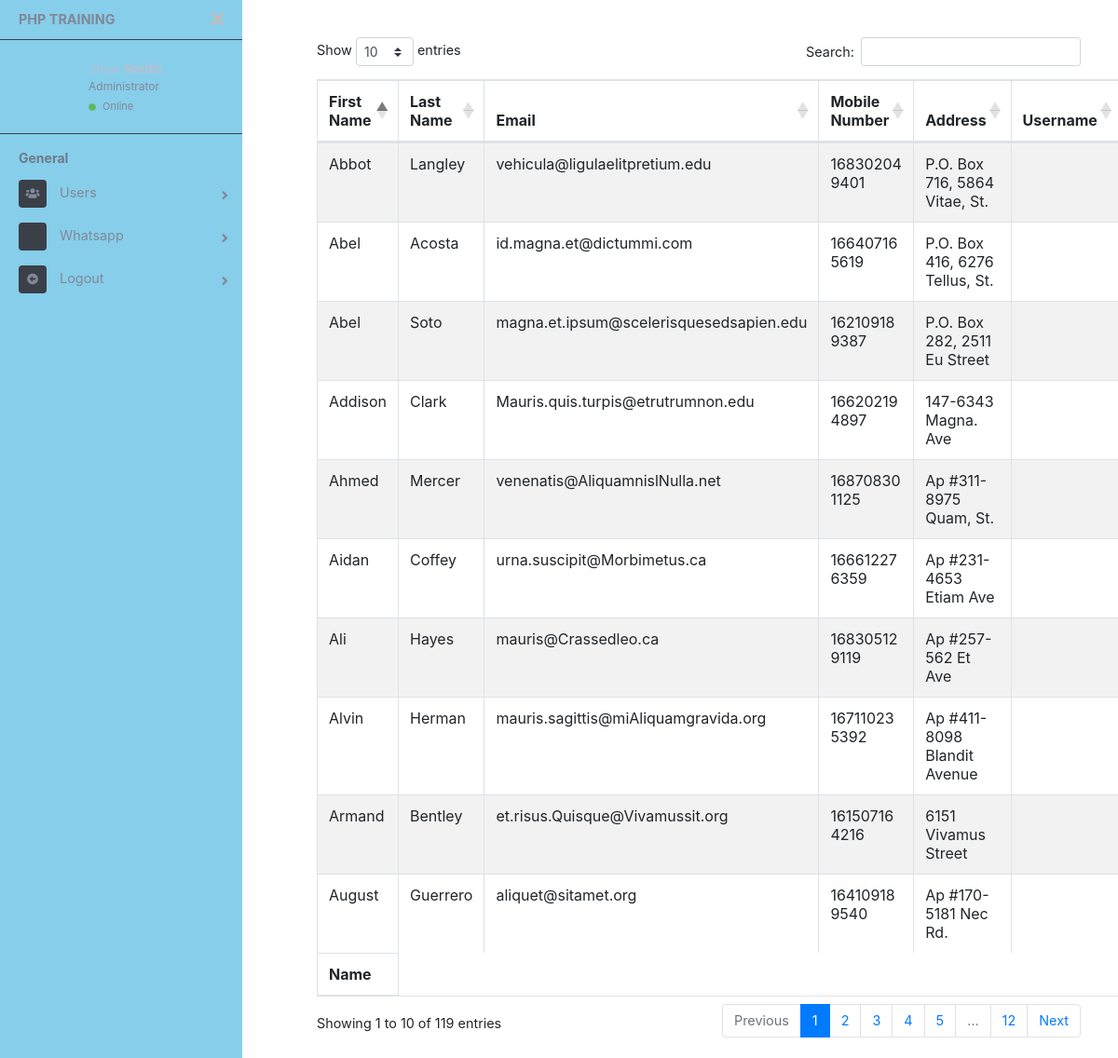
Screenshot of /user_list.php with the database file from the repository.
### tables this page shows
CREATE TABLE `users` (
  `id` int(11) unsigned NOT NULL AUTO_INCREMENT,
  `first_name` varchar(255) DEFAULT NULL,
  `last_name` varchar(255) DEFAULT NULL,
  `email` varchar(255) DEFAULT NULL,
  `mobile_no` varchar(20) DEFAULT NULL,
  `address` text,
  `username` varchar(255) DEFAULT NULL,
  `pwd` varchar(255) DEFAULT NULL,
  PRIMARY KEY (`id`)
);

### user_list.php (the view, shortened to what this page needs)
<?php
include("dashboard.php");
include("config.php");
$sql = "SELECT * FROM users";
$result = $conn->query($sql);
?>
<main class="page-content">
<div class="container-fluid">
    <table id="example" class="table table-striped table-bordered" style="width:100%">
        <thead>
            <tr>
                <th>First Name</th>
                <th>Last Name</th>
                <th>Email </th>
                <th>Mobile Number</th>
                <th>Address</th>
                <th>Username</th>
            </tr>
        </thead>
        <tbody>
            <?php while($row = $result->fetch_assoc()) { ?>
                <tr>
                    <td><?php echo $row["first_name"]; ?></td>
                    <td><?php echo $row["last_name"]; ?></td>
                    <td><?php echo $row["email"]; ?></td>
                    <td><?php echo $row["mobile_no"]; ?></td>
                    <td><?php echo $row["address"]; ?></td>
                    <td><?php echo $row["username"]; ?></td>
                </tr>
            <?php } ?>
        </tbody>
        <tfoot>
            <tr>
                <th>Name</th>
            </tr>
        </tfoot>
    </table>
</div>
</main>
</div>
</body>
</html>

### dashboard.php (shortened to what this page needs)
<link rel="stylesheet" href="https://cdn.jsdelivr.net/npm/bootstrap@4.5.3/dist/css/bootstrap.min.css">
<!DOCTYPE html>
<html lang="en">
<head>
    <link href="https://use.fontawesome.com/releases/v5.0.6/css/all.css" rel="stylesheet">
    <link href="//cdnjs.cloudflare.com/ajax/libs/twitter-bootstrap/4.5.2/css/bootstrap.css" rel="stylesheet" id="bootstrap-css">
    <link href="//cdn.datatables.net/1.10.25/css/dataTables.bootstrap4.min.css" rel="stylesheet" id="bootstrap-css">
</head>
<body>
<div class="page-wrapper chiller-theme toggled">
  <nav id="sidebar" class="sidebar-wrapper">
    <div class="sidebar-content">
      <div class="sidebar-brand">
        <a href="#">Php Training</a>
        <div id="close-sidebar">
          <i class="fas fa-times"></i>
        </div>
      </div>
      <div class="sidebar-header">
        <div class="user-pic">
        </div>
        <div class="user-info">
          <span class="user-name">Jhon
            <strong>Smith</strong>
          </span>
          <span class="user-role">Administrator</span>
          <span class="user-status">
            <i class="fa fa-circle"></i>
            <span>Online</span>
          </span>
        </div>
      </div>
      <div class="sidebar-menu">
        <ul>
          <li class="header-menu">
            <span>General</span>
          </li>
          <li class="sidebar-dropdown">
            <a href="#">
              <i class="fa fa-users"></i>
              <span>Users</span>
            </a>
          </li>
          <li class="sidebar-dropdown">
            <a href="#">
              <i class="fa fa-whatsapp-square"></i>
              <span>Whatsapp</span>
            </a>
          </li>
          <li class="sidebar-dropdown">
            <a href="index.php">
              <i class="fa fa-arrow-alt-circle-left"></i>
              <span>Logout</span>
            </a>
          </li>
        </ul>
      </div>
    </div>
  </nav>

### rows the page displays
users: first_name "Ali", last_name "Hayes", email "mauris@Crassedleo.ca", mobile_no "16830512 9119", address "Ap #257-562 Et Ave"
users: first_name "Armand", last_name "Bentley", email "et.risus.Quisque@Vivamussit.org", mobile_no "16150716 4216", address "6151 Vivamus Street"
users: first_name "Aidan", last_name "Coffey", email "urna.suscipit@Morbimetus.ca", mobile_no "16661227 6359", address "Ap #231-4653 Etiam Ave"
users: first_name "Abbot", last_name "Langley", email "vehicula@ligulaelitpretium.edu", mobile_no "16830204 9401", address "P.O. Box 716, 5864 Vitae, St."
users: first_name "Abel", last_name "Acosta", email "id.magna.et@dictummi.com", mobile_no "16640716 5619", address "P.O. Box 416, 6276 Tellus, St."
users: first_name "Addison", last_name "Clark", email "Mauris.quis.turpis@etrutrumnon.edu", mobile_no "16620219 4897", address "147-6343 Magna. Ave"
users: first_name "Alvin", last_name "Herman", email "mauris.sagittis@miAliquamgravida.org", mobile_no "16711023 5392", address "Ap #411-8098 Blandit Avenue"
users: first_name "August", last_name "Guerrero", email "aliquet@sitamet.org", mobile_no "16410918 9540", address "Ap #170-5181 Nec Rd."
users: first_name "Ahmed", last_name "Mercer", email "venenatis@AliquamnislNulla.net", mobile_no "16870830 1125", address "Ap #311-8975 Quam, St."
users: first_name "Abel", last_name "Soto", email "magna.et.ipsum@scelerisquesedsapien.edu", mobile_no "16210918 9387", address "P.O. Box 282, 2511 Eu Street"
